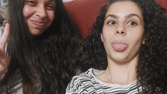
%> input picture Image Processing Lab/Pre/WhatsApp Image 2021-11-17 at 15.51.07.jpeg, 167 x 94 px, shrunk from 1599 x 899 before the run
$ octave Exp2postG8.m   (GNU Octave 9; MATLAB toolbox functions it lacks are replaced by stand-ins)
%> lines starting %> are read from the running program, lines starting %| are printed output that depends on the picture
### Image Processing Lab/Pre/Negative.m
function [N_IMG]=Negative(IMG)
% Inputs:
% IMG - Gray levels image
%
% Outputs:
% N_IMG - Negative image of IMG

N_IMG = 256*ones(size(IMG),'uint8')-IMG;

### Image Processing Lab/Pre/AddToMandi.m
function [ResultPic]=AddToMandi(Picture)
mandi = imread('mandi.tif');
Picture = im2gray(Picture);

% create frame for skeleton
mask = Picture;
mask(mask<240)=0;
mask(mask>240)=255;
mask = 255-mask;

% insert zeros to free some space for the skeleton in mandi
mandiblank=mandi;
mandiblank(500:length(mask)+499,700:width(mask)+699) = mandi(500:length(mask)+499,700:width(mask)+699)-mask;


% adding skeleton to mandi
mandiplusPicture = mandiblank;
Picture(Picture>240)=0;
mandiplusPicture(500:length(mask)+499,700:width(mask)+699) = mandiplusPicture(500:length(mask)+499,700:width(mask)+699)+Picture;


ResultPic = mandiplusPicture;

### Image Processing Lab/Pre/Exp2postG8.m
%% Exp2preG8
%% Q1
% 1.2
clear all; clc;
beautiful_eden = imread('WhatsApp Image 2021-11-17 at 15.51.07.jpeg');
%> beautiful_eden is the input picture: size 94x167x3 uint8; mean R, G, B 90.8, 75, 69.2
beautiful_eden = rgb2gray(beautiful_eden);
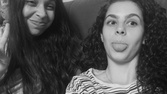
%> beautiful_eden: size 94x167 uint8; min 12, max 241, mean 79.1
new_beautiful_eden = beautiful_eden;
new_beautiful_eden(beautiful_eden<0.3*256 | beautiful_eden>0.6*256) = 0;
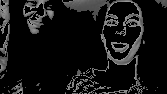
%> new_beautiful_eden: size 94x167 uint8; min 0, max 153, mean 20.4

figure
subplot(2,1,1)
imshow(beautiful_eden)
subplot(2,1,2)
imhist(beautiful_eden)
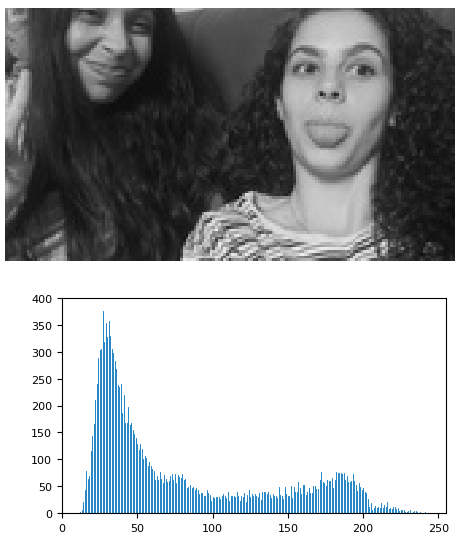
%> figure redrawn from the program's plot data, 2 panels

figure
subplot(2,1,1)
imshow(new_beautiful_eden)
subplot(2,1,2)
imhist(new_beautiful_eden);ylim([0 2e+4])
%> after `ylim([0 2e+4])`:
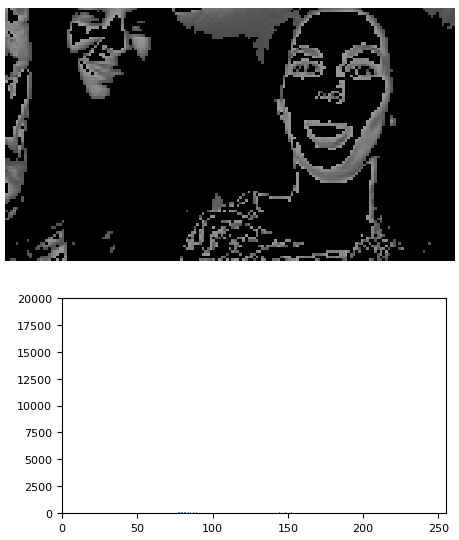
%> figure redrawn from the program's plot data, 2 panels

%1.3
figure
imshow(Negative(beautiful_eden))
%> in Negative, `N_IMG = 256*ones(size(IMG),'uint8')-IMG;`:
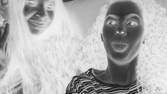
%> N_IMG: size 94x167 uint8; min 14, max 243, mean 175.9

%1.4
clear all; clc;
skeleton = imread('skeleton.jpg');
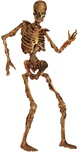
%> input picture Image Processing Lab/Pre/skeleton.jpg, 79 x 153 px, shrunk from 755 x 1467 before the run
%> skeleton is the input picture: size 153x79x3 uint8; mean R, G, B 227, 217.9, 210.2
%> the run ends on the next line
[ResultPic]=AddToMandi(skeleton);
